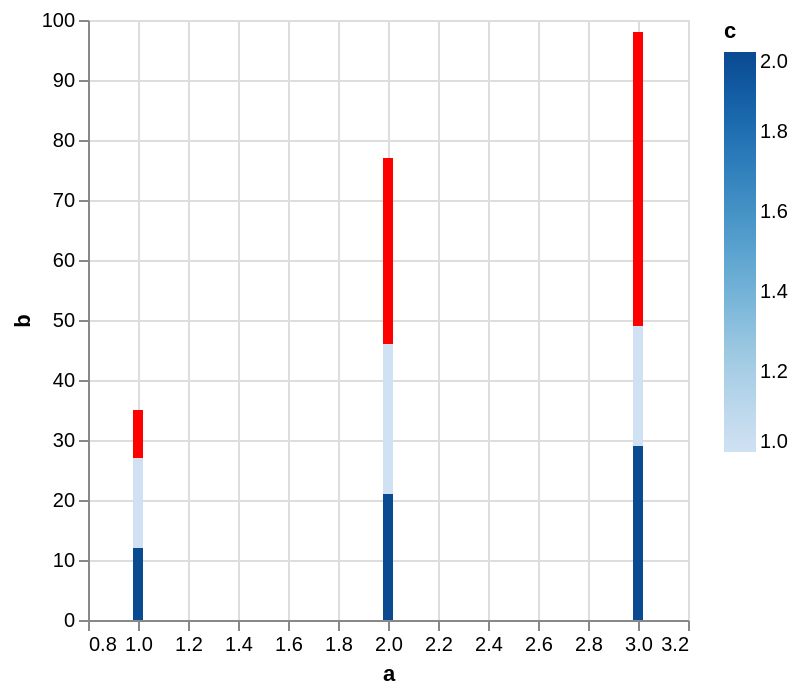

This figure's Vega-Lite source:
### Vega-Lite specification from a JSON file in a GitHub repository (floating-point values rounded to 4 significant figures)
{"$schema": "https://vega.github.io/schema/vega-lite/v5.json", "description": "Testing invalid", "data": {"values": [{"a": 1, "b": 15, "c": 1}, {"a": 2, "b": 25, "c": 1}, {"a": 3, "b": 20, "c": 1}, {"a": 1, "b": 12, "c": 2}, {"a": 2, "b": 21, "c": 2}, {"a": 3, "b": 29, "c": 2}, {"a": 1, "b": 8, "c": null}, {"a": 2, "b": 31, "c": null}, {"a": 3, "b": 49, "c": null}]}, "config": {"mark": {"invalid": "show", "tooltip": true}, "scale": {"invalid": {"color": {"value": "red"}}}}, "mark": "bar", "encoding": {"x": {"field": "a", "type": "quantitative"}, "y": {"field": "b", "type": "quantitative"}, "color": {"field": "c", "type": "quantitative"}}}
